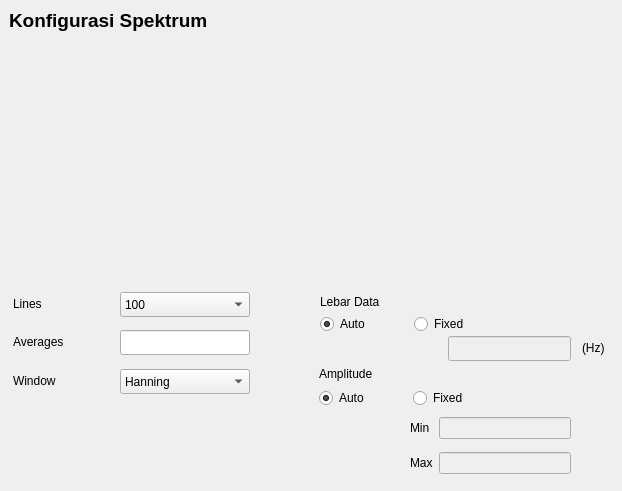
     <widget class="QWidget" name="tab_6">
      <attribute name="icon">
       <iconset resource="../icon.qrc">
        <normaloff>:/icon/icon_spektrum.png</normaloff>:/icon/icon_spektrum.png</iconset>
      </attribute>
      <attribute name="title">
       <string>Spektrum</string>
      </attribute>
      <widget class="QLabel" name="label_14">
       <property name="geometry">
        <rect>
         <x>9</x>
         <y>5</y>
         <width>241</width>
         <height>31</height>
        </rect>
       </property>
       <property name="text">
        <string>&lt;!DOCTYPE HTML PUBLIC &quot;-//W3C//DTD HTML 4.0//EN&quot; &quot;http://www.w3.org/TR/REC-html40/strict.dtd&quot;&gt;
&lt;html&gt;&lt;head&gt;&lt;meta name=&quot;qrichtext&quot; content=&quot;1&quot; /&gt;&lt;style type=&quot;text/css&quot;&gt;
p, li { white-space: pre-wrap; }
&lt;/style&gt;&lt;/head&gt;&lt;body style=&quot; font-family:'Sans Serif'; font-size:9pt; font-weight:400; font-style:normal;&quot;&gt;
&lt;p style=&quot; margin-top:0px; margin-bottom:0px; margin-left:0px; margin-right:0px; -qt-block-indent:0; text-indent:0px;&quot;&gt;&lt;span style=&quot; font-size:14pt; font-weight:600;&quot;&gt;Konfigurasi Spektrum&lt;/span&gt;&lt;/p&gt;&lt;/body&gt;&lt;/html&gt;</string>
       </property>
      </widget>
      <widget class="QLabel" name="label_16">
       <property name="geometry">
        <rect>
         <x>13</x>
         <y>296</y>
         <width>101</width>
         <height>16</height>
        </rect>
       </property>
       <property name="text">
        <string>Lines</string>
       </property>
      </widget>
      <widget class="QLabel" name="label_17">
       <property name="geometry">
        <rect>
         <x>13</x>
         <y>334</y>
         <width>101</width>
         <height>16</height>
        </rect>
       </property>
       <property name="text">
        <string>Averages</string>
       </property>
      </widget>
      <widget class="QLabel" name="label_18">
       <property name="geometry">
        <rect>
         <x>13</x>
         <y>373</y>
         <width>101</width>
         <height>16</height>
        </rect>
       </property>
       <property name="text">
        <string>Window</string>
       </property>
      </widget>
      <widget class="QWidget" name="verticalLayoutWidget_3">
       <property name="geometry">
        <rect>
         <x>10</x>
         <y>40</y>
         <width>601</width>
         <height>221</height>
        </rect>
       </property>
       <layout class="QVBoxLayout" name="VL_Spek"/>
      </widget>
      <widget class="QComboBox" name="combo_lines_spektrum">
       <property name="geometry">
        <rect>
         <x>120</x>
         <y>292</y>
         <width>130</width>
         <height>25</height>
        </rect>
       </property>
       <item>
        <property name="text">
         <string>100</string>
        </property>
       </item>
       <item>
        <property name="text">
         <string>200</string>
        </property>
       </item>
       <item>
        <property name="text">
         <string>400</string>
        </property>
       </item>
       <item>
        <property name="text">
         <string>800</string>
        </property>
       </item>
       <item>
        <property name="text">
         <string>1600</string>
        </property>
       </item>
       <item>
        <property name="text">
         <string>3200</string>
        </property>
       </item>
       <item>
        <property name="text">
         <string>6400</string>
        </property>
       </item>
      </widget>
      <widget class="QLineEdit" name="line_avg_spektrum">
       <property name="geometry">
        <rect>
         <x>120</x>
         <y>330</y>
         <width>130</width>
         <height>25</height>
        </rect>
       </property>
      </widget>
      <widget class="QComboBox" name="combo_window_spektrum">
       <property name="geometry">
        <rect>
         <x>120</x>
         <y>369</y>
         <width>130</width>
         <height>25</height>
        </rect>
       </property>
       <item>
        <property name="text">
         <string>Hanning</string>
        </property>
       </item>
       <item>
        <property name="text">
         <string>Rectangular</string>
        </property>
       </item>
       <item>
        <property name="text">
         <string>Blackman</string>
        </property>
       </item>
       <item>
        <property name="text">
         <string>Hamming</string>
        </property>
       </item>
      </widget>
      <widget class="QLabel" name="label_20">
       <property name="geometry">
        <rect>
         <x>320</x>
         <y>294</y>
         <width>101</width>
         <height>16</height>
        </rect>
       </property>
       <property name="text">
        <string>Lebar Data</string>
       </property>
      </widget>
      <widget class="QLineEdit" name="line_len_spektrum">
       <property name="enabled">
        <bool>false</bool>
       </property>
       <property name="geometry">
        <rect>
         <x>448</x>
         <y>336</y>
         <width>123</width>
         <height>25</height>
        </rect>
       </property>
      </widget>
      <widget class="QLabel" name="label_26">
       <property name="geometry">
        <rect>
         <x>582</x>
         <y>340</y>
         <width>31</width>
         <height>16</height>
        </rect>
       </property>
       <property name="text">
        <string>(Hz)</string>
       </property>
      </widget>
      <widget class="QLabel" name="label_30">
       <property name="geometry">
        <rect>
         <x>319</x>
         <y>364</y>
         <width>121</width>
         <height>20</height>
        </rect>
       </property>
       <property name="text">
        <string>Amplitude</string>
       </property>
      </widget>
      <widget class="QWidget" name="layoutWidget">
       <property name="geometry">
        <rect>
         <x>319</x>
         <y>384</y>
         <width>181</width>
         <height>29</height>
        </rect>
       </property>
       <layout class="QGridLayout" name="gridLayout_4">
        <item row="0" column="0">
         <widget class="QRadioButton" name="rad_auto_spek">
          <property name="text">
           <string>Auto</string>
          </property>
          <property name="checked">
           <bool>true</bool>
          </property>
         </widget>
        </item>
        <item row="0" column="1">
         <widget class="QRadioButton" name="rad_fixed_spek">
          <property name="text">
           <string>Fixed</string>
          </property>
         </widget>
        </item>
       </layout>
      </widget>
      <widget class="QWidget" name="layoutWidget_2">
       <property name="geometry">
        <rect>
         <x>410</x>
         <y>410</y>
         <width>161</width>
         <height>72</height>
        </rect>
       </property>
       <layout class="QGridLayout" name="gridLayout_5">
        <item row="0" column="0">
         <widget class="QLabel" name="label_25">
          <property name="text">
           <string>Min</string>
          </property>
         </widget>
        </item>
        <item row="0" column="1">
         <widget class="QLineEdit" name="line_amp_spektrum_min">
          <property name="enabled">
           <bool>false</bool>
          </property>
         </widget>
        </item>
        <item row="1" column="0">
         <widget class="QLabel" name="label_31">
          <property name="text">
           <string>Max</string>
          </property>
         </widget>
        </item>
        <item row="1" column="1">
         <widget class="QLineEdit" name="line_amp_spektrum_max">
          <property name="enabled">
           <bool>false</bool>
          </property>
         </widget>
        </item>
       </layout>
      </widget>
      <widget class="QWidget" name="layoutWidget">
       <property name="geometry">
        <rect>
         <x>320</x>
         <y>310</y>
         <width>181</width>
         <height>29</height>
        </rect>
       </property>
       <layout class="QGridLayout" name="gridLayout_7">
        <item row="0" column="0">
         <widget class="QRadioButton" name="rad_auto_len_spek">
          <property name="minimumSize">
           <size>
            <width>1</width>
            <height>0</height>
           </size>
          </property>
          <property name="text">
           <string>Auto</string>
          </property>
          <property name="checked">
           <bool>true</bool>
          </property>
         </widget>
        </item>
        <item row="0" column="1">
         <widget class="QRadioButton" name="rad_fixed_len_spek">
          <property name="text">
           <string>Fixed</string>
          </property>
         </widget>
        </item>
       </layout>
      </widget>
     </widget>
